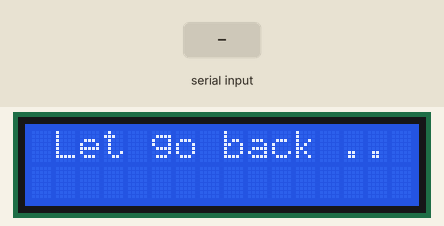
Bench run of a sketch on a simulated Arduino Mega 2560, built with avr-gcc and run on an emulated ATmega2560. Shown: 16×2 character LCD. Inputs (shaded band) come from the test bench. Random numbers use the default seed unless the sketch sets one; what the sketch prints to the serial monitor is not drawn.

Above: at 4.2 s.
4.3 s: "90,45\n" received over the second serial link
At 5.7 s:
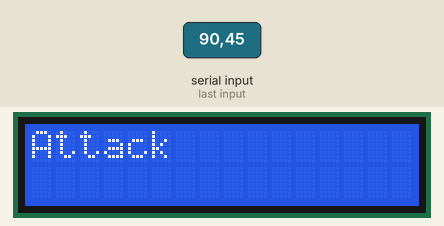
At 21.8 s:
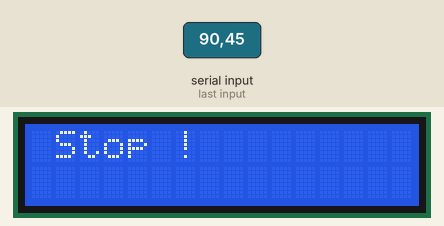
Timing chart, 0 to 23.3 s (numbered marks = the images above; inputs shaded):
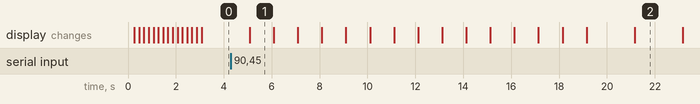

Measured:
- what the display in image 1 shows lasts 1.0 s, from 5.1 s to 6.1 s

The sketch:

LCD.ino
```cpp
#include <LiquidCrystal.h>// include the library code
/**********************************************************/
char array1[] = " Bot Info               "; //the string to print on the LCD

int tim = 200; //the value of delay timef
// initialize the library with the numbers of the interface pins
LiquidCrystal lcd(4, 6, 10, 11, 12, 13);
int positionCounter1 = 0;
/*********************************************************/
void setup()
{
  Serial.begin(115200);
  Serial1.begin(115200);
  lcd.begin(16, 2); // set up the LCD's number of columns and rows:
  lcd.setCursor(15, 0); // set the cursor to column 15, line 0

  while (Serial.available() > 0)
    Serial1.read();

//  lcd.scrollDisplayLeft();
//  lcd.print(array1[positionCounter1]); // Print a message to the LCD.
//  delay(tim); //delay
//  positionCounter1++;

  lcd.clear();
  lcd.setCursor(15, 0);
  positionCounter1 = 0;
  while (positionCounter1 < 15) {
    lcd.scrollDisplayLeft();
    lcd.print(array1[positionCounter1]);
    delay(tim);
    positionCounter1++;
  }
}
/*********************************************************/
void loop()
{
  String in;
  if (Serial1.available() > 0) {
    in = Serial1.readStringUntil('\n');
    Serial.println(in);
  }
  int in_int = in.toInt();

  in_int = random(1,7);

  lcd.setCursor(0, 1);
  lcd.clear();
  switch (in_int) {
    case 1:
      Serial.println(in_int);
      lcd.print("I see you <3      ");
      break;
    case 2:
      lcd.print(" Let go back ..      ");
      break;
    case 3:
      lcd.print(" Left ...      ");
      break;
    case 4:
      lcd.print(" Right ...      ");
      break;
    case 5:
      lcd.print(" Stop !      ");
      break;
    case 6:
      lcd.print("Attack      ");
      break;
    case 7:
      lcd.print(" Hi ...     ");
      break;
    case 10:
      lcd.print("  </3 :'(    ");
      break;
    default:
      break;
  }


  //  lcd.print(in_int);
  delay(1000);

  while (Serial.available() > 0)
    Serial1.read();

  //  lcd.setCursor(15, 0); // set the cursor to column 15, line 0
  //  for ( int positionCounter1 = 0; positionCounter1 < 26; positionCounter1++)
  //  {
  //    lcd.scrollDisplayLeft(); //Scrolls the contents of the display one space to the left.
  //    lcd.print(array1[positionCounter1]); // Print a message to the LCD.
  //    delay(tim); //wait for 500 ms
  //  }
  //  lcd.clear(); //Clears the LCD screen and positions the cursor in the upper-left corner.
  //  lcd.setCursor(15, 1); // set the cursor to column 15, line 1
  //  for (int positionCounter2 = 0; positionCounter2 < 26; positionCounter2++)
  //  {
  //    lcd.scrollDisplayLeft(); //Scrolls the contents of the display one space to the left.
  //    lcd.print(array2[positionCounter2]); // Print a message to the LCD.
  //    delay(tim); //wait for 500 ms
  //  }
  //  lcd.clear(); //Clears the LCD screen and positions the cursor in the upper-left corner.
}
/************************************************************/
```
